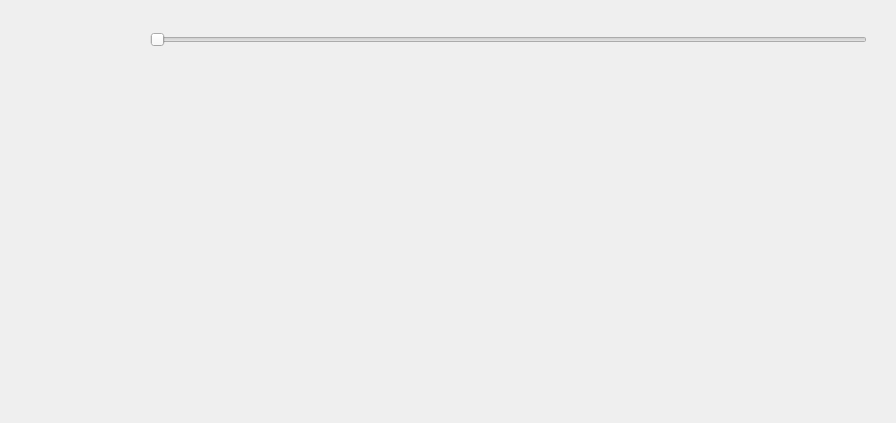
<?xml version="1.0" encoding="UTF-8"?>
<ui version="4.0">
 <class>VideoScaleWidget</class>
 <widget class="QWidget" name="VideoScaleWidget">
  <property name="geometry">
   <rect>
    <x>0</x>
    <y>0</y>
    <width>896</width>
    <height>423</height>
   </rect>
  </property>
  <property name="windowTitle">
   <string>Form</string>
  </property>
  <layout class="QVBoxLayout" name="verticalLayout_3">
   <item>
    <widget class="QWidget" name="widget" native="true">
     <layout class="QHBoxLayout" name="horizontalLayout_2">
      <item>
       <widget class="QWidget" name="edit_panel" native="true">
        <property name="minimumSize">
         <size>
          <width>115</width>
          <height>0</height>
         </size>
        </property>
        <property name="maximumSize">
         <size>
          <width>115</width>
          <height>16777215</height>
         </size>
        </property>
       </widget>
      </item>
      <item>
       <widget class="QWidget" name="widget_allseek" native="true">
        <property name="enabled">
         <bool>true</bool>
        </property>
        <layout class="QVBoxLayout" name="verticalLayout_2">
         <item>
          <widget class="QSlider" name="slider_allseek">
           <property name="minimumSize">
            <size>
             <width>0</width>
             <height>22</height>
            </size>
           </property>
           <property name="maximumSize">
            <size>
             <width>16777215</width>
             <height>22</height>
            </size>
           </property>
           <property name="orientation">
            <enum>Qt::Horizontal</enum>
           </property>
          </widget>
         </item>
         <item>
          <widget class="QWidget" name="widgetAllFrame" native="true">
           <layout class="QVBoxLayout" name="verticalLayout_5">
            <property name="spacing">
             <number>0</number>
            </property>
            <property name="leftMargin">
             <number>0</number>
            </property>
            <property name="topMargin">
             <number>0</number>
            </property>
            <property name="rightMargin">
             <number>0</number>
            </property>
            <property name="bottomMargin">
             <number>0</number>
            </property>
            <item>
             <layout class="QVBoxLayout" name="verticalLayout_4">
              <item>
               <spacer name="verticalSpacer_2">
                <property name="orientation">
                 <enum>Qt::Vertical</enum>
                </property>
                <property name="sizeHint" stdset="0">
                 <size>
                  <width>20</width>
                  <height>40</height>
                 </size>
                </property>
               </spacer>
              </item>
              <item>
               <widget class="DragListWidget" name="m_draglistwidget" native="true">
                <property name="minimumSize">
                 <size>
                  <width>0</width>
                  <height>120</height>
                 </size>
                </property>
                <property name="maximumSize">
                 <size>
                  <width>16777215</width>
                  <height>120</height>
                 </size>
                </property>
                <layout class="QVBoxLayout" name="verticalLayout">
                 <property name="spacing">
                  <number>0</number>
                 </property>
                 <property name="leftMargin">
                  <number>0</number>
                 </property>
                 <property name="topMargin">
                  <number>0</number>
                 </property>
                 <property name="rightMargin">
                  <number>0</number>
                 </property>
                 <property name="bottomMargin">
                  <number>0</number>
                 </property>
                </layout>
               </widget>
              </item>
              <item>
               <spacer name="verticalSpacer">
                <property name="orientation">
                 <enum>Qt::Vertical</enum>
                </property>
                <property name="sizeHint" stdset="0">
                 <size>
                  <width>20</width>
                  <height>40</height>
                 </size>
                </property>
               </spacer>
              </item>
             </layout>
            </item>
           </layout>
          </widget>
         </item>
        </layout>
       </widget>
      </item>
     </layout>
    </widget>
   </item>
  </layout>
 </widget>
 <customwidgets>
  <customwidget>
   <class>DragListWidget</class>
   <extends>QWidget</extends>
   <header location="global">Common\draglistwidget.h</header>
   <container>1</container>
  </customwidget>
 </customwidgets>
 <resources/>
 <connections/>
</ui>
